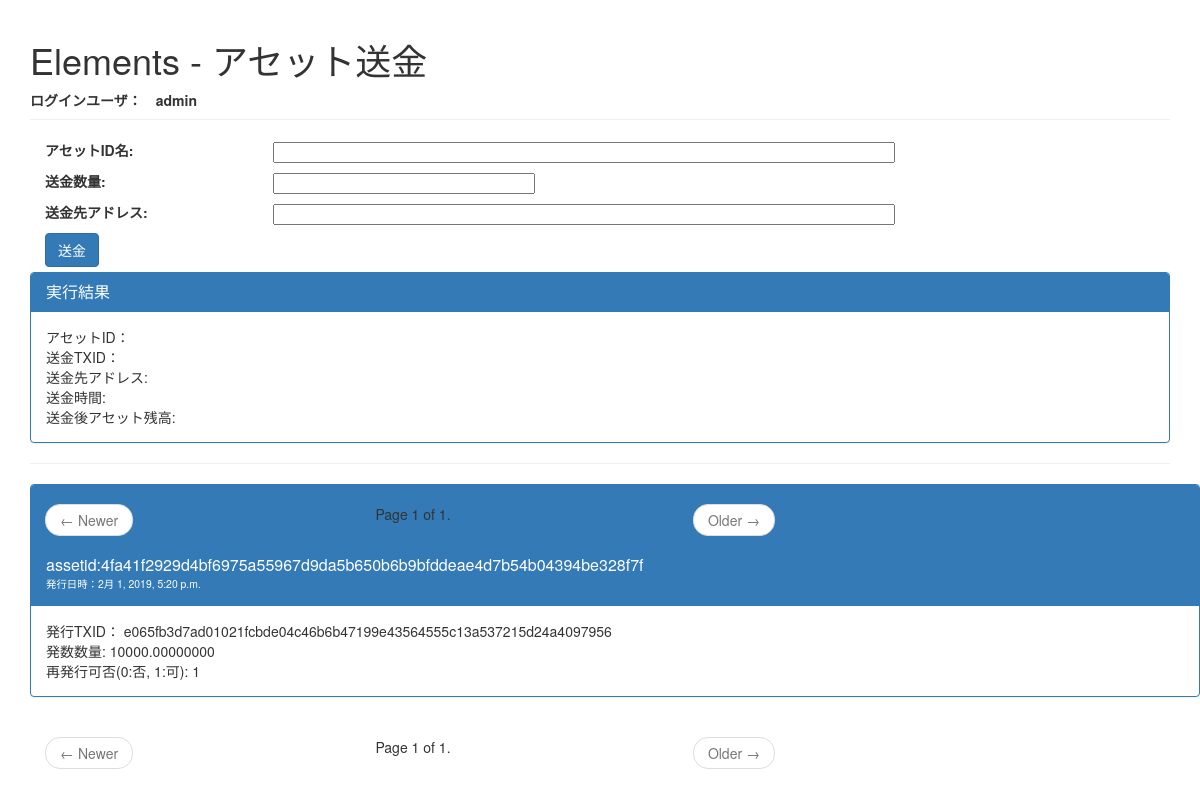
The page /issueasset/sendasset (signed in) on the database its author committed.
### issueasset/models.py (models this page shows, shortened)
class IssueAsset(models.Model):
     assetid = models.CharField(
         max_length=100,
         verbose_name='アセットID名',
     )
     txid = models.CharField(
         max_length=100,
         verbose_name='トランザクションID名',
     )
     assetamount = models.CharField(
         max_length=40,
         verbose_name='発行数量',
         help_text='アセットの発行数量を入力してください',
     )
     tokenamount = models.CharField(
         max_length=1,
         verbose_name='再発行要否（1:有、0:無）',
         help_text='再発行要否（1:再発行有、0:再発行無）を入力してください。',
     )
     created_at = models.DateTimeField(
         auto_now_add=True,
         verbose_name='登録日時',
     )

### issueasset/views.py (the view, shortened to what this page needs)
@login_required
def sendasset(request):
    logging.debug("test_start")
    login_user_id = request.user.id
    login_user_name = request.user.username
    logging.debug(login_user_id)
    logging.debug(login_user_name)
    form_SendAsset = SendAssetForm(request.POST or None)
    page = _get_page(
        IssueAsset.objects.order_by('-id'),  # 投稿を新しい順に並び替えて取得する
        request.GET.get('page')  # GETクエリからページ番号を取得する
    )
    contexts = {
        'form': form_SendAsset,
        'page': page,
        'user_name': login_user_name,
    }
    logging.debug("t1t1t1")
    return render(request, 'issueasset/sendasset.html', contexts )

### issueasset/forms.py
class SendAssetForm(forms.ModelForm):
    class Meta:
        model = SendAsset
        fields = ('assetid','amounttosend','addresstosend')
        widgets = {
            'assetid': forms.TextInput(attrs={'size': 100}),
            'amounttosend': forms.TextInput(attrs={'size': 40}),
            'addresstosend': forms.TextInput(attrs={'size': 100}),
        }

### issueasset/views.py (called while the page is built)
def _get_page(list_, page_no, count=5):
    paginator = Paginator(list_, count)
    try:
        page = paginator.page(page_no)
    except (EmptyPage, PageNotAnInteger):
        page = paginator.page(1)
    return page

### templates/issueasset/sendasset.html (shortened to what this page needs)
{% extends "issueasset/base.html" %}
{% block body %}
  <div class="page-header">
    <h1>Elements - アセット送金</h1>
    <b>ログインユーザ：　{{ user_name }}　</b>
  </div>
  <form action="{% url 'issueasset:sendasset' %}" method="POST">
    <div class="row">
      {% for field in form %}
        <div class="form-group">
          <div class="col-sm-10">
            <label class="col-sm-3 control-label">{{ field.label_tag }}</label>
            <label class="label col-sm-1"><font color="black">{{ field }}</font></label>
          </div>
        </div>
      {% endfor %}
      <div class="col-sm-10">
        <div class="form-group">
          <label class="col-sm-2 control-label"><input type="submit" class="btn btn-primary" value="送金"></label>
        </div>
      </div>
    </div>
  </form>
  <div class="sendasset_result">
    <div class="panel panel-primary">
      <div class="panel-heading">
        <h3 class="panel-title">実行結果</h3>
      </div>
      <div class="panel-body">
        アセットID： {{ assetid }}
        <br>
        送金TXID： {{ txid }}
        <br>
        送金先アドレス:  {{ addresstosend }}
        <br>
        送金時間:  {{ sent_at }}
        <br>
        送金後アセット残高:  {{ balance }}
      </div>
    </div>
  </div>
  <hr>
  {% include "pagination.html" %}
  <div class="container">
    <div class="row">
      <div class="col-sm-30">
        {% for IssueAsset in page %}
          <div class="panel panel-primary">
            <div class="panel-heading">
              <h3 class="panel-title">assetid:{{ IssueAsset.assetid }}<br><label class="small">発行日時：{{ IssueAsset.created_at }}</label></h3>
            </div>
            <div class="panel-body">
              発行TXID： {{ IssueAsset.txid }}
              <br>
              発数数量:  {{ IssueAsset.assetamount }}
	            <br>
	            再発行可否(0:否, 1:可):  {{ IssueAsset.tokenamount }}
            </div>
          </div>
        {% endfor %}
      </div>
    </div>
  </div>
  {% include "pagination.html" %}
{% endblock %}

### static/css/common.css (style rules this page uses)
.label.col-sm-1 { color: black; }

### rows shown on the page
IssueAsset: assetid "4fa41f2929d4bf6975a55967d9da5b650b6b9bfddeae4d7b54b04394be328f7f", created_at "2月 1, 2019, 5:20 p.m.", txid "e065fb3d7ad01021fcbde04c46b6b47199e43564555c13a537215d24a4097956", assetamount "10000.00000000", tokenamount "1"

### other values the page prints
{{ user_name }} "admin"
{{ field.label_tag }} "アセットID名:" "送金数量:" "送金先アドレス:"
{{ page.number }} "1 1"
{{ page.paginator.num_pages }} "1 1"
